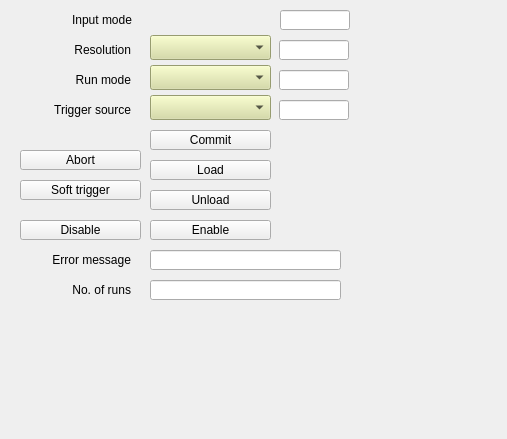
<?xml version="1.0" encoding="UTF-8"?>
<ui version="4.0">
 <class>Form</class>
 <widget class="QWidget" name="Form">
  <property name="geometry">
   <rect>
    <x>0</x>
    <y>0</y>
    <width>507</width>
    <height>439</height>
   </rect>
  </property>
  <property name="windowTitle">
   <string>Form</string>
  </property>
  <widget class="caChoice" name="cachoice">
   <property name="geometry">
    <rect>
     <x>150</x>
     <y>10</y>
     <width>121</width>
     <height>20</height>
    </rect>
   </property>
   <property name="toolTip">
    <string>Reverses the output polarity. When set, changes the output from normally low to normally high.</string>
   </property>
   <property name="channel" stdset="0">
    <string notr="true">$(EVG):SoftSeq-$(SEQNUM)-TsInpMode-Sel</string>
   </property>
   <property name="foreground">
    <color>
     <red>0</red>
     <green>0</green>
     <blue>0</blue>
    </color>
   </property>
   <property name="background">
    <color>
     <red>212</red>
     <green>219</green>
     <blue>157</blue>
    </color>
   </property>
   <property name="bordercolor">
    <color>
     <red>0</red>
     <green>0</green>
     <blue>0</blue>
    </color>
   </property>
   <property name="colorMode">
    <enum>caChoice::Static</enum>
   </property>
   <property name="stackingMode" stdset="0">
    <enum>caChoice::Column</enum>
   </property>
   <property name="endBit">
    <number>1</number>
   </property>
  </widget>
  <widget class="QLabel" name="label_3">
   <property name="geometry">
    <rect>
     <x>11</x>
     <y>10</y>
     <width>121</width>
     <height>20</height>
    </rect>
   </property>
   <property name="text">
    <string>Input mode</string>
   </property>
   <property name="alignment">
    <set>Qt::AlignRight|Qt::AlignTrailing|Qt::AlignVCenter</set>
   </property>
  </widget>
  <widget class="caLineEdit" name="calineedit_11">
   <property name="geometry">
    <rect>
     <x>280</x>
     <y>10</y>
     <width>70</width>
     <height>20</height>
    </rect>
   </property>
   <property name="alignment">
    <set>Qt::AlignCenter</set>
   </property>
   <property name="channel" stdset="0">
    <string notr="true">$(EVG):SoftSeq-$(SEQNUM)-TsInpMode-RB</string>
   </property>
  </widget>
  <widget class="caLineEdit" name="calineedit_12">
   <property name="geometry">
    <rect>
     <x>279</x>
     <y>40</y>
     <width>70</width>
     <height>20</height>
    </rect>
   </property>
   <property name="alignment">
    <set>Qt::AlignCenter</set>
   </property>
   <property name="channel" stdset="0">
    <string notr="true">$(EVG):SoftSeq-$(SEQNUM)-TsResolution-RB</string>
   </property>
  </widget>
  <widget class="QLabel" name="label_4">
   <property name="geometry">
    <rect>
     <x>10</x>
     <y>40</y>
     <width>121</width>
     <height>20</height>
    </rect>
   </property>
   <property name="text">
    <string>Resolution</string>
   </property>
   <property name="alignment">
    <set>Qt::AlignRight|Qt::AlignTrailing|Qt::AlignVCenter</set>
   </property>
  </widget>
  <widget class="caMenu" name="camenu">
   <property name="geometry">
    <rect>
     <x>150</x>
     <y>35</y>
     <width>121</width>
     <height>25</height>
    </rect>
   </property>
   <property name="styleSheet">
    <string notr="true">background-color: rgb(212, 219, 157);</string>
   </property>
   <property name="channel" stdset="0">
    <string notr="true">$(EVG):SoftSeq-$(SEQNUM)-TsResolution-Sel</string>
   </property>
  </widget>
  <widget class="QLabel" name="label_5">
   <property name="geometry">
    <rect>
     <x>10</x>
     <y>70</y>
     <width>121</width>
     <height>20</height>
    </rect>
   </property>
   <property name="text">
    <string>Run mode</string>
   </property>
   <property name="alignment">
    <set>Qt::AlignRight|Qt::AlignTrailing|Qt::AlignVCenter</set>
   </property>
  </widget>
  <widget class="caMenu" name="camenu_2">
   <property name="geometry">
    <rect>
     <x>150</x>
     <y>65</y>
     <width>121</width>
     <height>25</height>
    </rect>
   </property>
   <property name="styleSheet">
    <string notr="true">background-color: rgb(212, 219, 157);</string>
   </property>
   <property name="channel" stdset="0">
    <string notr="true">$(EVG):SoftSeq-$(SEQNUM)-RunMode-Sel</string>
   </property>
  </widget>
  <widget class="caLineEdit" name="calineedit_13">
   <property name="geometry">
    <rect>
     <x>279</x>
     <y>70</y>
     <width>70</width>
     <height>20</height>
    </rect>
   </property>
   <property name="alignment">
    <set>Qt::AlignCenter</set>
   </property>
   <property name="channel" stdset="0">
    <string notr="true">$(EVG):SoftSeq-$(SEQNUM)-RunMode-RB</string>
   </property>
  </widget>
  <widget class="caLineEdit" name="calineedit_14">
   <property name="geometry">
    <rect>
     <x>279</x>
     <y>100</y>
     <width>70</width>
     <height>20</height>
    </rect>
   </property>
   <property name="alignment">
    <set>Qt::AlignCenter</set>
   </property>
   <property name="channel" stdset="0">
    <string notr="true">$(EVG):SoftSeq-$(SEQNUM)-TrigSrc-RB</string>
   </property>
  </widget>
  <widget class="QLabel" name="label_6">
   <property name="geometry">
    <rect>
     <x>10</x>
     <y>100</y>
     <width>121</width>
     <height>20</height>
    </rect>
   </property>
   <property name="text">
    <string>Trigger source</string>
   </property>
   <property name="alignment">
    <set>Qt::AlignRight|Qt::AlignTrailing|Qt::AlignVCenter</set>
   </property>
  </widget>
  <widget class="caMenu" name="camenu_3">
   <property name="geometry">
    <rect>
     <x>150</x>
     <y>95</y>
     <width>121</width>
     <height>25</height>
    </rect>
   </property>
   <property name="styleSheet">
    <string notr="true">background-color: rgb(212, 219, 157);</string>
   </property>
   <property name="channel" stdset="0">
    <string notr="true">$(EVG):SoftSeq-$(SEQNUM)-TrigSrc-Sel</string>
   </property>
  </widget>
  <widget class="caLed" name="caled_2">
   <property name="geometry">
    <rect>
     <x>280</x>
     <y>130</y>
     <width>20</width>
     <height>20</height>
    </rect>
   </property>
   <property name="toolTip">
    <string>Master enable for the EVR. If not set then very little will happen.</string>
   </property>
   <property name="rectangular">
    <bool>false</bool>
   </property>
   <property name="channel" stdset="0">
    <string notr="true">$(EVG):SoftSeq-$(SEQNUM)-Commit-RB</string>
   </property>
   <property name="falseColor">
    <color>
     <red>255</red>
     <green>0</green>
     <blue>0</blue>
    </color>
   </property>
   <property name="trueColor">
    <color>
     <red>0</red>
     <green>205</green>
     <blue>0</blue>
    </color>
   </property>
   <property name="undefinedColor">
    <color>
     <red>255</red>
     <green>255</green>
     <blue>255</blue>
    </color>
   </property>
  </widget>
  <widget class="caMessageButton" name="camessagebutton">
   <property name="geometry">
    <rect>
     <x>150</x>
     <y>130</y>
     <width>121</width>
     <height>20</height>
    </rect>
   </property>
   <property name="text">
    <string>Commit</string>
   </property>
   <property name="channel" stdset="0">
    <string notr="true">$(EVG):SoftSeq-$(SEQNUM)-Commit-Cmd</string>
   </property>
   <property name="releaseMessage">
    <string notr="true">0</string>
   </property>
   <property name="pressMessage">
    <string notr="true">1</string>
   </property>
  </widget>
  <widget class="caMessageButton" name="camessagebutton_2">
   <property name="geometry">
    <rect>
     <x>150</x>
     <y>160</y>
     <width>121</width>
     <height>20</height>
    </rect>
   </property>
   <property name="text">
    <string>Load</string>
   </property>
   <property name="channel" stdset="0">
    <string notr="true">$(EVG):SoftSeq-$(SEQNUM)-Load-Cmd</string>
   </property>
   <property name="releaseMessage">
    <string notr="true">0</string>
   </property>
   <property name="pressMessage">
    <string notr="true">1</string>
   </property>
  </widget>
  <widget class="caLed" name="caled_3">
   <property name="geometry">
    <rect>
     <x>280</x>
     <y>160</y>
     <width>20</width>
     <height>20</height>
    </rect>
   </property>
   <property name="toolTip">
    <string>Master enable for the EVR. If not set then very little will happen.</string>
   </property>
   <property name="rectangular">
    <bool>false</bool>
   </property>
   <property name="channel" stdset="0">
    <string notr="true">$(EVG):SoftSeq-$(SEQNUM)-Load-RB</string>
   </property>
   <property name="falseColor">
    <color>
     <red>255</red>
     <green>0</green>
     <blue>0</blue>
    </color>
   </property>
   <property name="trueColor">
    <color>
     <red>0</red>
     <green>205</green>
     <blue>0</blue>
    </color>
   </property>
   <property name="undefinedColor">
    <color>
     <red>255</red>
     <green>255</green>
     <blue>255</blue>
    </color>
   </property>
  </widget>
  <widget class="caMessageButton" name="camessagebutton_3">
   <property name="geometry">
    <rect>
     <x>150</x>
     <y>190</y>
     <width>121</width>
     <height>20</height>
    </rect>
   </property>
   <property name="text">
    <string>Unload</string>
   </property>
   <property name="channel" stdset="0">
    <string notr="true">$(EVG):SoftSeq-$(SEQNUM)-Unload-Cmd</string>
   </property>
   <property name="releaseMessage">
    <string notr="true">0</string>
   </property>
   <property name="pressMessage">
    <string notr="true">1</string>
   </property>
  </widget>
  <widget class="caLed" name="caled_4">
   <property name="geometry">
    <rect>
     <x>280</x>
     <y>190</y>
     <width>20</width>
     <height>20</height>
    </rect>
   </property>
   <property name="toolTip">
    <string>Master enable for the EVR. If not set then very little will happen.</string>
   </property>
   <property name="rectangular">
    <bool>false</bool>
   </property>
   <property name="channel" stdset="0">
    <string notr="true">$(EVG):AcTrig-Bypass-RB</string>
   </property>
   <property name="falseColor">
    <color>
     <red>255</red>
     <green>0</green>
     <blue>0</blue>
    </color>
   </property>
   <property name="trueColor">
    <color>
     <red>0</red>
     <green>205</green>
     <blue>0</blue>
    </color>
   </property>
   <property name="undefinedColor">
    <color>
     <red>255</red>
     <green>255</green>
     <blue>255</blue>
    </color>
   </property>
  </widget>
  <widget class="caMessageButton" name="camessagebutton_4">
   <property name="geometry">
    <rect>
     <x>150</x>
     <y>220</y>
     <width>121</width>
     <height>20</height>
    </rect>
   </property>
   <property name="text">
    <string>Enable</string>
   </property>
   <property name="channel" stdset="0">
    <string notr="true">$(EVG):SoftSeq-$(SEQNUM)-Enable-Cmd</string>
   </property>
   <property name="releaseMessage">
    <string notr="true">0</string>
   </property>
   <property name="pressMessage">
    <string notr="true">1</string>
   </property>
  </widget>
  <widget class="caLed" name="caled_5">
   <property name="geometry">
    <rect>
     <x>280</x>
     <y>220</y>
     <width>20</width>
     <height>20</height>
    </rect>
   </property>
   <property name="toolTip">
    <string>Master enable for the EVR. If not set then very little will happen.</string>
   </property>
   <property name="rectangular">
    <bool>false</bool>
   </property>
   <property name="channel" stdset="0">
    <string notr="true">$(EVG):SoftSeq-$(SEQNUM)-Enable-RB</string>
   </property>
   <property name="falseColor">
    <color>
     <red>255</red>
     <green>0</green>
     <blue>0</blue>
    </color>
   </property>
   <property name="trueColor">
    <color>
     <red>0</red>
     <green>205</green>
     <blue>0</blue>
    </color>
   </property>
   <property name="undefinedColor">
    <color>
     <red>255</red>
     <green>255</green>
     <blue>255</blue>
    </color>
   </property>
  </widget>
  <widget class="caMessageButton" name="camessagebutton_5">
   <property name="geometry">
    <rect>
     <x>20</x>
     <y>220</y>
     <width>121</width>
     <height>20</height>
    </rect>
   </property>
   <property name="text">
    <string>Disable</string>
   </property>
   <property name="channel" stdset="0">
    <string notr="true">$(EVG):SoftSeq-$(SEQNUM)-Disable-Cmd</string>
   </property>
   <property name="releaseMessage">
    <string notr="true">0</string>
   </property>
   <property name="pressMessage">
    <string notr="true">1</string>
   </property>
  </widget>
  <widget class="caMessageButton" name="camessagebutton_6">
   <property name="geometry">
    <rect>
     <x>20</x>
     <y>150</y>
     <width>121</width>
     <height>20</height>
    </rect>
   </property>
   <property name="text">
    <string>Abort</string>
   </property>
   <property name="channel" stdset="0">
    <string notr="true">$(EVG):SoftSeq-$(SEQNUM)-Abort-Cmd</string>
   </property>
   <property name="releaseMessage">
    <string notr="true">0</string>
   </property>
   <property name="pressMessage">
    <string notr="true">1</string>
   </property>
  </widget>
  <widget class="caMessageButton" name="camessagebutton_7">
   <property name="geometry">
    <rect>
     <x>20</x>
     <y>180</y>
     <width>121</width>
     <height>20</height>
    </rect>
   </property>
   <property name="text">
    <string>Soft trigger</string>
   </property>
   <property name="channel" stdset="0">
    <string notr="true">$(EVG):SoftSeq-$(SEQNUM)-SoftTrig-Cmd</string>
   </property>
   <property name="releaseMessage">
    <string notr="true">0</string>
   </property>
   <property name="pressMessage">
    <string notr="true">1</string>
   </property>
  </widget>
  <widget class="caLineEdit" name="calineedit_15">
   <property name="geometry">
    <rect>
     <x>150</x>
     <y>250</y>
     <width>191</width>
     <height>20</height>
    </rect>
   </property>
   <property name="alignment">
    <set>Qt::AlignCenter</set>
   </property>
   <property name="channel" stdset="0">
    <string notr="true">$(EVG):SoftSeq-$(SEQNUM)-Error-RB</string>
   </property>
  </widget>
  <widget class="QLabel" name="label_7">
   <property name="geometry">
    <rect>
     <x>10</x>
     <y>250</y>
     <width>121</width>
     <height>20</height>
    </rect>
   </property>
   <property name="text">
    <string>Error message</string>
   </property>
   <property name="alignment">
    <set>Qt::AlignRight|Qt::AlignTrailing|Qt::AlignVCenter</set>
   </property>
  </widget>
  <widget class="caLineEdit" name="calineedit_16">
   <property name="geometry">
    <rect>
     <x>150</x>
     <y>280</y>
     <width>191</width>
     <height>20</height>
    </rect>
   </property>
   <property name="alignment">
    <set>Qt::AlignCenter</set>
   </property>
   <property name="channel" stdset="0">
    <string notr="true">$(EVG):SoftSeq-$(SEQNUM)-NumOfRuns-RB</string>
   </property>
  </widget>
  <widget class="QLabel" name="label_8">
   <property name="geometry">
    <rect>
     <x>10</x>
     <y>280</y>
     <width>121</width>
     <height>20</height>
    </rect>
   </property>
   <property name="text">
    <string>No. of runs</string>
   </property>
   <property name="alignment">
    <set>Qt::AlignRight|Qt::AlignTrailing|Qt::AlignVCenter</set>
   </property>
  </widget>
 </widget>
 <customwidgets>
  <customwidget>
   <class>caMenu</class>
   <extends>QComboBox</extends>
   <header>caMenu</header>
  </customwidget>
  <customwidget>
   <class>caChoice</class>
   <extends>QWidget</extends>
   <header>caChoice</header>
  </customwidget>
  <customwidget>
   <class>caMessageButton</class>
   <extends>QPushButton</extends>
   <header>caMessageButton</header>
  </customwidget>
  <customwidget>
   <class>caLed</class>
   <extends>QWidget</extends>
   <header>caLed</header>
  </customwidget>
  <customwidget>
   <class>caLineEdit</class>
   <extends>QLineEdit</extends>
   <header>caLineEdit</header>
  </customwidget>
 </customwidgets>
 <resources/>
 <connections/>
</ui>
